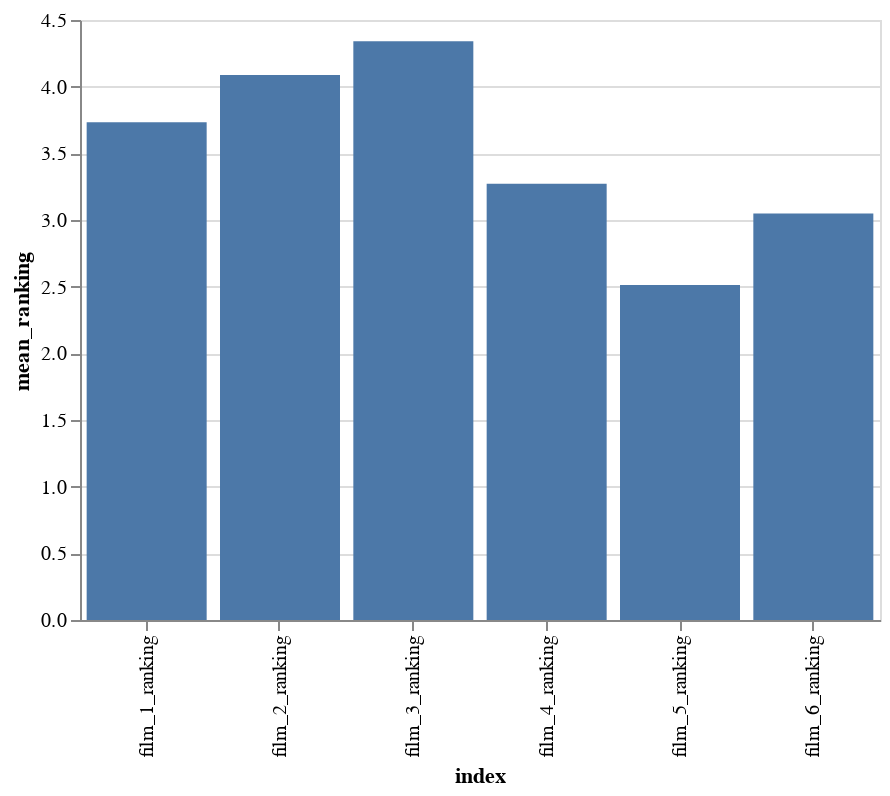

Source (notebook cell):
### Code cell
#matplot code
%matplotlib inline
star_wars.iloc[:,9:15].mean().plot.bar()

#equivalent altair code
means = star_wars.iloc[:,9:15].mean().to_frame().reset_index()
means = sums.rename(columns={0:'mean_ranking'})
alt.Chart(means).mark_bar().encode(
    x = 'index:N',
    y = 'mean_ranking:Q'
    
)

### Figure 1 — Vega-Lite specification as saved in the notebook (floating-point values rounded to 4 significant figures)
{"$schema": "https://vega.github.io/schema/vega-lite/v2.6.0.json", "config": {"view": {"height": 300, "width": 400}}, "data": {"name": "data-86f788c9a232c93c56643948b7c07506"}, "datasets": {"data-86f788c9a232c93c56643948b7c07506": [{"index": "film_1_ranking", "mean_ranking": 3.733}, {"index": "film_2_ranking", "mean_ranking": 4.087}, {"index": "film_3_ranking", "mean_ranking": 4.341}, {"index": "film_4_ranking", "mean_ranking": 3.273}, {"index": "film_5_ranking", "mean_ranking": 2.513}, {"index": "film_6_ranking", "mean_ranking": 3.048}]}, "encoding": {"x": {"field": "index", "type": "nominal"}, "y": {"field": "mean_ranking", "type": "quantitative"}}, "mark": "bar"}
